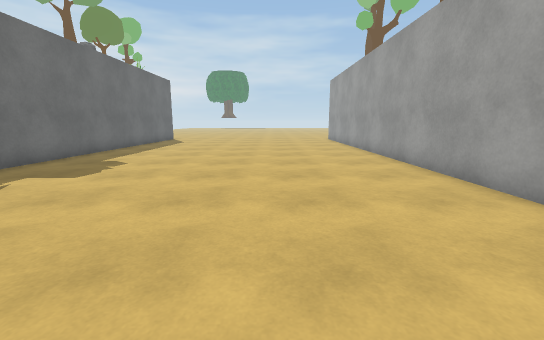
view 1 (above)

12 first-person views from a walk through a 3-D level made in the Unity game engine. The camera is 1.2 m above the floor, tilts 10° down and sees 90° across. The floor is counted in squares, 1 m on a side. Each view is taken from the middle of a square. On the plan, view 1 faces up. The plan holds only what a view shows up to about 13 squares ahead; the rest is blank. The place goes on beyond the plan. Some surface patterns are stand-ins.

view 2
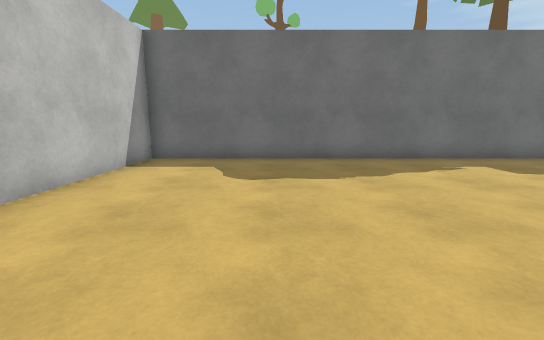

view 3
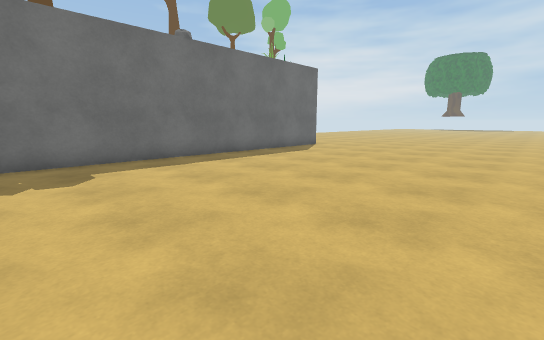

view 4
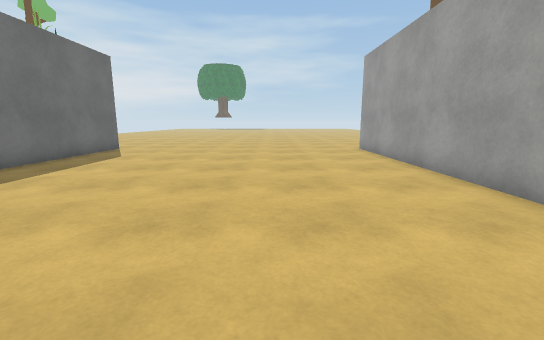

view 5
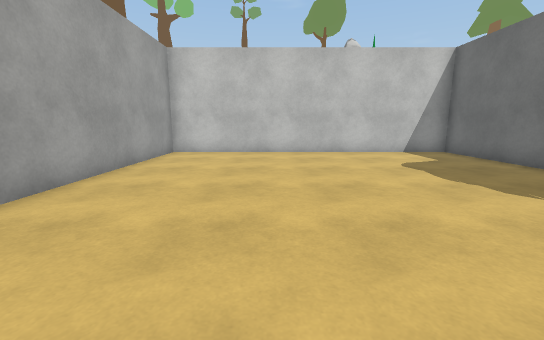

view 6
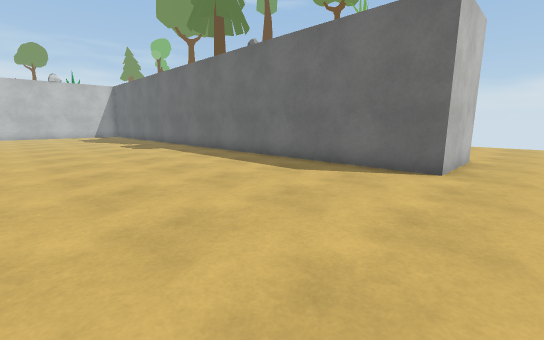

view 7
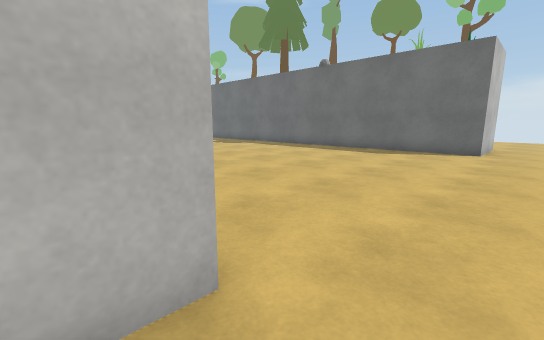

view 8
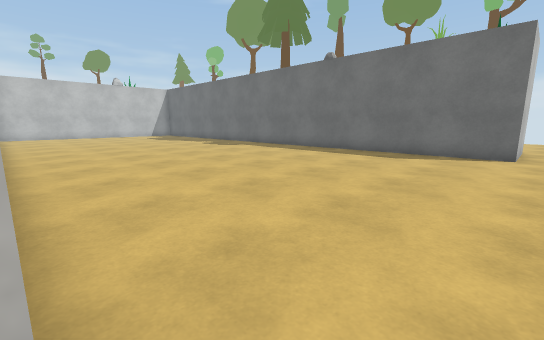

view 9
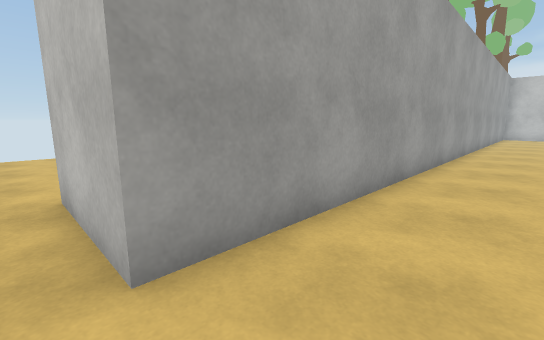

view 10
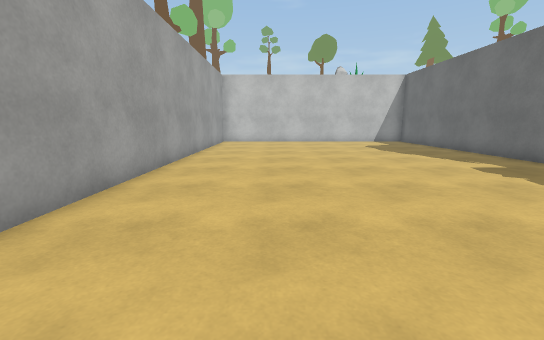

view 11
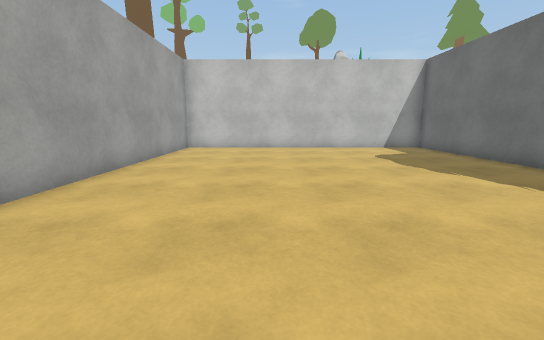

view 12
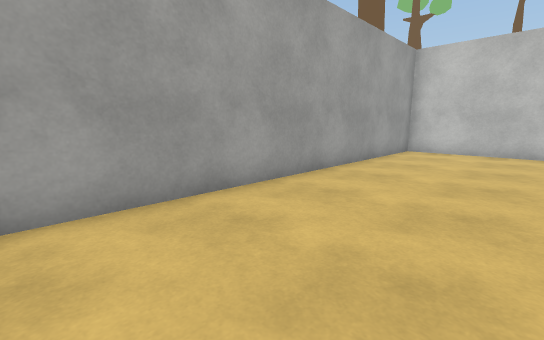

### Floor plan
Points are (right, up) in squares from view 1. A wall is a line through its corners. A room is listed if a view was taken in it or the views show most of it. See-through windows are left out.
Room 1 (views 1, 2, 3, 4, 5, 6, 9, 10, 11, 12)
walls: (-10.1, 19.5) (-7, 19.5) (-7, -4) (4, -4) (4, 19.5)
ways out: opening at (4, 20.5) to room 2; opening at (-11, 20.5)
Room 2 (views 7, 8)
walls: (4, 19.5) (7, 19.5)
ways out: opening at (4, 20.5) to room 1

Where each view was taken, in squares from view 1:
view 1: 0 up, 0 right, facing up
view 2: 0 up, 2 right, facing left
view 3: 7 up, 2 right, facing up-left
view 4: 7 up, 0 right, facing up
view 5: 7 up, 0 right, facing down
view 6: 21 up, 0 right, facing down-left
view 7: 21 up, 5 right, facing down-left
view 8: 20 up, 4 right, facing down-left
view 9: 20 up, 2 right, facing down-right
view 10: 13 up, 1 right, facing down
view 11: 9 up, 0 right, facing down
view 12: 8 up, 0 right, facing down-right
